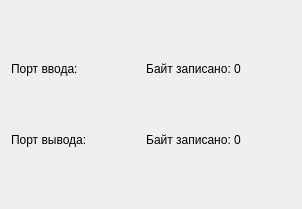
<?xml version="1.0" encoding="UTF-8"?>
<ui version="4.0">
 <class>StateWindow</class>
 <widget class="QDialog" name="StateWindow">
  <property name="geometry">
   <rect>
    <x>0</x>
    <y>0</y>
    <width>302</width>
    <height>209</height>
   </rect>
  </property>
  <property name="windowTitle">
   <string>Dialog</string>
  </property>
  <layout class="QFormLayout" name="formLayout">
   <item row="0" column="1">
    <spacer name="verticalSpacer">
     <property name="orientation">
      <enum>Qt::Vertical</enum>
     </property>
     <property name="sizeHint" stdset="0">
      <size>
       <width>20</width>
       <height>40</height>
      </size>
     </property>
    </spacer>
   </item>
   <item row="1" column="0">
    <widget class="QLabel" name="Pair1">
     <property name="text">
      <string>Порт ввода: </string>
     </property>
    </widget>
   </item>
   <item row="1" column="1">
    <widget class="QLabel" name="label">
     <property name="text">
      <string>Байт записано: 0</string>
     </property>
     <property name="alignment">
      <set>Qt::AlignCenter</set>
     </property>
    </widget>
   </item>
   <item row="2" column="1">
    <spacer name="verticalSpacer_3">
     <property name="orientation">
      <enum>Qt::Vertical</enum>
     </property>
     <property name="sizeHint" stdset="0">
      <size>
       <width>20</width>
       <height>40</height>
      </size>
     </property>
    </spacer>
   </item>
   <item row="3" column="0">
    <widget class="QLabel" name="Pair2">
     <property name="text">
      <string>Порт вывода: </string>
     </property>
    </widget>
   </item>
   <item row="3" column="1">
    <widget class="QLabel" name="label_2">
     <property name="text">
      <string>Байт записано: 0</string>
     </property>
     <property name="alignment">
      <set>Qt::AlignCenter</set>
     </property>
    </widget>
   </item>
   <item row="4" column="1">
    <spacer name="verticalSpacer_2">
     <property name="orientation">
      <enum>Qt::Vertical</enum>
     </property>
     <property name="sizeHint" stdset="0">
      <size>
       <width>20</width>
       <height>40</height>
      </size>
     </property>
    </spacer>
   </item>
  </layout>
 </widget>
 <resources/>
 <connections/>
</ui>
